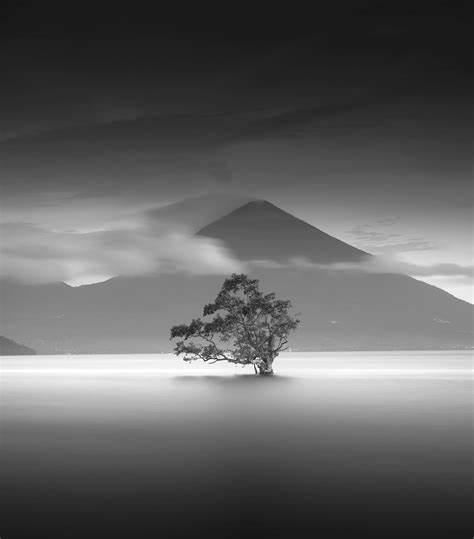
#> input picture src/images/input/noisy_image.jpg, 474 x 539 px; the run also reads 1 picture not shown here
$ python main.py
#> lines starting #> are read from the running program, lines starting #| are printed output that depends on the picture
### src/utils.py
import cv2
import numpy as np
import os

def load_image(image_path, grayscale=True):
    """
    Carrega uma imagem.
    Args:
        image_path (str): Caminho para a imagem.
        grayscale (bool): Se True, carrega a imagem em tons de cinza.
    Returns:
        np.array: A imagem carregada.
    """
    if not os.path.exists(image_path):
        raise FileNotFoundError(f"Imagem não encontrada: {image_path}")

    if grayscale:
        img = cv2.imread(image_path, cv2.IMREAD_GRAYSCALE)
    else:
        img = cv2.imread(image_path)
        img = cv2.cvtColor(img, cv2.COLOR_BGR2RGB) # OpenCV carrega BGR, converter para RGB

    if img is None:
        raise ValueError(f"Não foi possível carregar a imagem: {image_path}. Verifique o formato ou se o arquivo está corrompido.")

    # Normaliza para float entre 0 e 1, útil para algumas operações
    return img.astype(np.float32) / 255.0 if img.dtype == np.uint8 else img

def save_image(image, output_path):
    """
    Salva uma imagem. Assume que a imagem está em float [0,1] ou uint8 [0,255].
    Args:
        image (np.array): A imagem a ser salva.
        output_path (str): Caminho para salvar a imagem.
    """
    # Converte de volta para uint8 se for float
    if image.dtype == np.float32 or image.dtype == np.float64:
        image = (image * 255).astype(np.uint8)

    # Se a imagem for 3 canais mas não RGB (e.g., está em RGB), converte para BGR para OpenCV
    if len(image.shape) == 3 and image.shape[2] == 3:
        image = cv2.cvtColor(image, cv2.COLOR_RGB2BGR)

    cv2.imwrite(output_path, image)
    print(f"Imagem salva em: {output_path}")

def create_output_dir(path="images/output"):
    """Cria o diretório de saída se ele não existir."""
    os.makedirs(path, exist_ok=True)
    print(f"Diretório de saída criado ou já existe: {path}")

### src/morph_reconstruction.py
import numpy as np
# Importe 'footprint_rectangle' para substituir 'square' depreciado
from skimage.morphology import disk, erosion, dilation, reconstruction, footprint_rectangle
# Removido 'square' do import, pois será substituído

def remove_small_objects_reconstruction(image, marker_size=5): # Removido element_structuring dos parâmetros
    """
    Remove pequenos objetos de uma imagem em tons de cinza usando reconstrução morfológica.
    Baseado na abertura morfológica seguida de reconstrução.

    Args:
        image (np.array): Imagem de entrada em tons de cinza (float [0,1]).
        marker_size (int): Tamanho do elemento estruturante para a abertura (disco).
                           Um disco de tamanho 'marker_size' é usado para a abertura.

    Returns:
        np.array: Imagem resultante com pequenos objetos removidos.
    """
    # Para a reconstrução geodésica (method='dilation'), o 'selem' geralmente
    # não é um argumento direto da função reconstruction em versões mais recentes.
    # O elemento estruturante é implicitamente um elemento de conectividade (e.g., 4-conectividade).
    # Se você precisar de um elemento estruturante específico para a erosão/dilatação
    # que antecede a reconstrução, aplique-o nas etapas 'erosion' e 'dilation' separadamente.

    # 1. Aplica uma erosão na imagem original para criar o marcador
    # O elemento estruturante para a erosão inicial deve ser grande o suficiente para remover ruído
    se_open = disk(marker_size) # Elemento estruturante para a erosão inicial
    eroded_image = erosion(image, se_open)

    # Em seguida, reconstruímos a partir da imagem erodida (marcador)
    # usando a imagem original como máscara.
    # Removido o argumento 'selem' de reconstruction()
    reconstructed_image = reconstruction(eroded_image, image, method='dilation')

    return reconstructed_image

def fill_holes_reconstruction(image): # Removido element_structuring dos parâmetros
    """
    Preenche buracos em objetos de uma imagem em tons de cinza usando reconstrução morfológica.
    Adaptado para imagens em níveis de cinza onde "buracos" são regiões de menor intensidade.

    Args:
        image (np.array): Imagem de entrada em tons de cinza (float [0,1]).

    Returns:
        np.array: Imagem resultante com buracos preenchidos.
    """
    # O elemento estruturante para a dilatação geodésica interna à reconstrução
    # é tipicamente um elemento de conectividade padrão, não precisa ser explicitado.
    # Substituído square(3) por footprint_rectangle(3, 3) conforme o FutureWarning.
    # No entanto, para a função reconstruction, esse selem não é um argumento direto.
    # A linha abaixo é apenas para fins de referência se um selem fosse necessário para outras operações.
    # se_fill = footprint_rectangle(3, 3)

    # Imagem complemento (inverte a imagem para que buracos se tornem "picos")
    max_val = np.max(image)
    image_complement = max_val - image

    # Crie o marcador: zero em todos os lugares, exceto nas bordas.
    # Os pixels de fronteira da imagem complementar são os "marcadores"
    # a partir dos quais a reconstrução irá preencher as "cavidades" (buracos).
    marker = np.zeros_like(image_complement)
    marker[0, :] = image_complement[0, :]
    marker[-1, :] = image_complement[-1, :]
    marker[:, 0] = image_complement[:, 0]
    marker[:, -1] = image_complement[:, -1]

    # Reconstrução por dilatação da imagem complementar
    # O marcador é o ponto de partida, a imagem complementar é a máscara.
    # Removido o argumento 'selem' de reconstruction()
    reconstructed_complement = reconstruction(marker, image_complement, method='dilation')

    # Inverte de volta para obter a imagem original com os buracos preenchidos
    filled_image = max_val - reconstructed_complement

    return filled_image

### src/main.py
import os
import matplotlib.pyplot as plt
from utils import load_image, save_image, create_output_dir
from morph_reconstruction import remove_small_objects_reconstruction, fill_holes_reconstruction

def plot_images(original, processed, title_original, title_processed, output_filename=None):
    """
    Plota as imagens original e processada lado a lado.
    Args:
        original (np.array): Imagem original.
        processed (np.array): Imagem processada.
        title_original (str): Título para a imagem original.
        title_processed (str): Título para a imagem processada.
        output_filename (str): Nome do arquivo para salvar o gráfico.
    """
    plt.figure(figsize=(12, 6))

    plt.subplot(1, 2, 1)
    plt.imshow(original, cmap='gray')
    plt.title(title_original)
    plt.axis('off')

    plt.subplot(1, 2, 2)
    plt.imshow(processed, cmap='gray')
    plt.title(title_processed)
    plt.axis('off')

    plt.tight_layout()
    if output_filename:
        output_path = os.path.join("images/output", output_filename)
        plt.savefig(output_path)
        print(f"Gráfico salvo em: {output_path}")
    plt.show()

def main():
    create_output_dir()

    # --- Exemplo 1: Eliminação de Pequenos Objetos Indesejados (Remoção de Ruído) ---
    print("\n--- Executando Exemplo 1: Remoção de Pequenos Objetos ---")
    input_noisy_image_path = "images/input/noisy_image.jpg" # Certifique-se de ter esta imagem
    output_denoised_image_path = "images/output/denoised_image.jpg"
    output_denoised_plot_path = "denoised_image_plot.jpg"

    try:
        noisy_image = load_image(input_noisy_image_path)
#> in load_image, img is the input picture: shape (539, 474); min 14, max 255, mean 97.2
        print(f"Imagem '{input_noisy_image_path}' carregada.")

        # O marker_size para a abertura deve ser maior que o tamanho dos objetos a serem removidos
        # e menor que o tamanho dos objetos a serem preservados.
        # Experimente com diferentes valores para 'marker_size'.
        denoised_image = remove_small_objects_reconstruction(noisy_image, marker_size=10)
#> in remove_small_objects_reconstruction, `eroded_image = erosion(image, se_open)`:
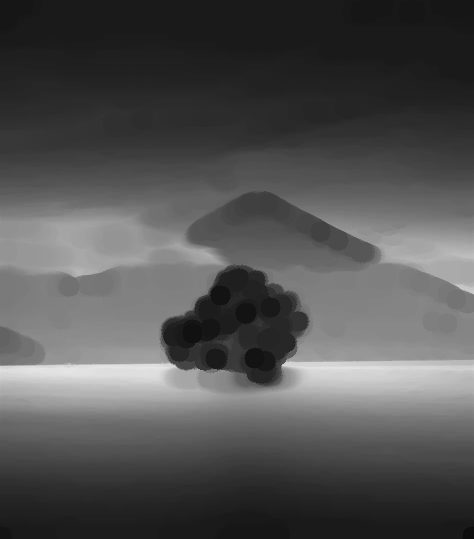
#> eroded_image: shape (539, 474) float32; min 0.0549, max 0.906, mean 0.322

        save_image(denoised_image, output_denoised_image_path)
        plot_images(noisy_image, denoised_image,
                    "Imagem Original com Ruído",
                    "Pequenos Objetos Removidos (Reconstrução Morfológica)",
                    output_denoised_plot_path)
#> in plot_images, `plt.savefig(output_path)`:
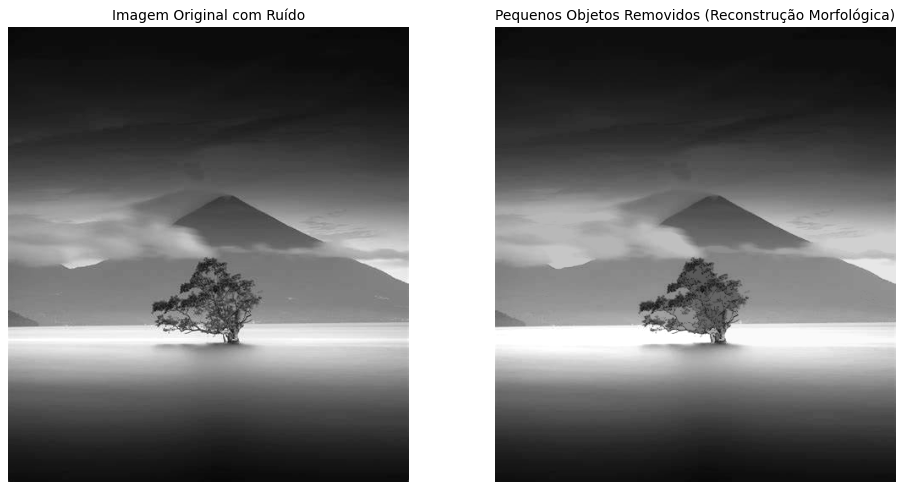
#> figure drawn by matplotlib, 2 panels
        print("Exemplo 1 concluído.")

    except FileNotFoundError as e:
        print(f"Erro: {e}. Por favor, crie uma imagem '{os.path.basename(input_noisy_image_path)}' na pasta 'images/input/' para este exemplo.")
    except Exception as e:
        print(f"Ocorreu um erro no Exemplo 1: {e}")

    # --- Exemplo 2: Preenchimento de Buracos em Objetos ---
    print("\n--- Executando Exemplo 2: Preenchimento de Buracos ---")
    input_holes_image_path = "images/input/image_with_holes.jpg" # Certifique-se de ter esta imagem
    output_filled_holes_path = "images/output/filled_holes_image.jpg"
    output_filled_holes_plot_path = "filled_holes_image_plot.jpg"

    try:
        image_with_holes = load_image(input_holes_image_path)
        print(f"Imagem '{input_holes_image_path}' carregada.")

        filled_holes_image = fill_holes_reconstruction(image_with_holes)
#> in fill_holes_reconstruction, `max_val = np.max(image)`: max_val = 1
#> in fill_holes_reconstruction, `image_complement = max_val - image`:
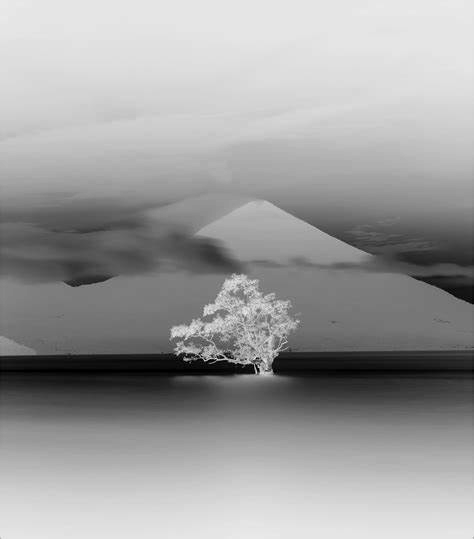
#> image_complement: shape (539, 474) float32; min 0, max 0.945, mean 0.619
#> in fill_holes_reconstruction, `marker[0, :] = image_complement[0, :]`:
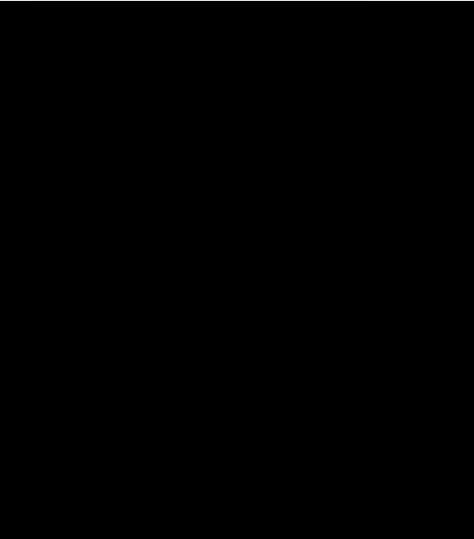
#> marker: shape (539, 474) float32; min 0, max 0.914, mean 0.00167
#> in fill_holes_reconstruction, `marker[:, -1] = image_complement[:, -1]`:
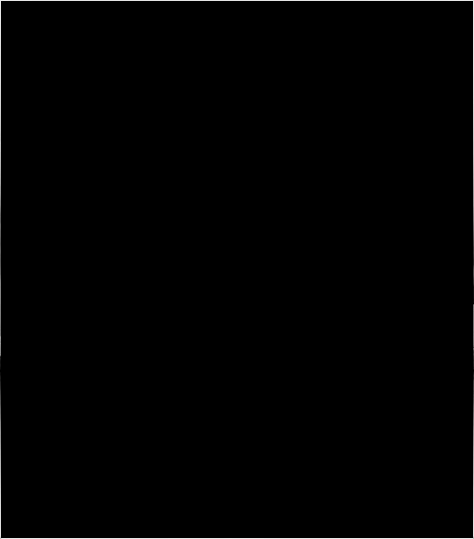
#> marker: shape (539, 474) float32; min 0, max 0.914, mean 0.00586
#> in fill_holes_reconstruction, `reconstructed_complement = reconstruction(marker, image_complement, me..`:
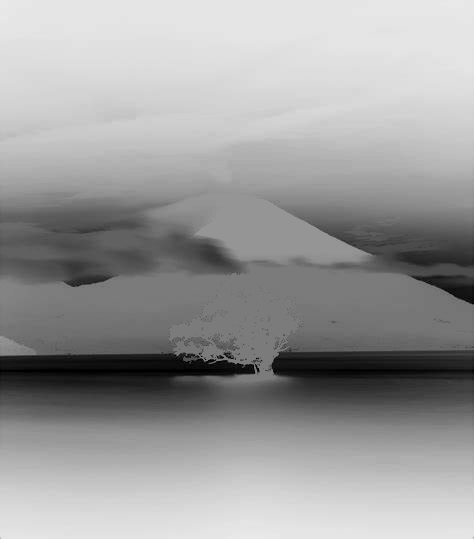
#> reconstructed_complement: shape (539, 474) float32; min 0, max 0.914, mean 0.613
#> in fill_holes_reconstruction, `filled_image = max_val - reconstructed_complement`:
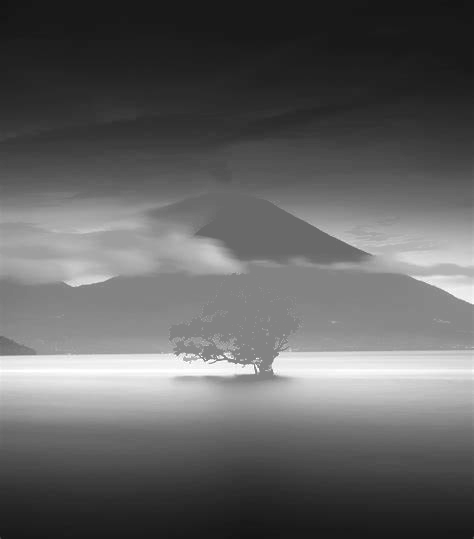
#> filled_image: shape (539, 474) float32; min 0.0863, max 1, mean 0.387

        save_image(filled_holes_image, output_filled_holes_path)
        plot_images(image_with_holes, filled_holes_image,
                    "Imagem Original com Buracos",
                    "Buracos Preenchidos (Reconstrução Morfológica)",
                    output_filled_holes_plot_path)
        print("Exemplo 2 concluído.")

    except FileNotFoundError as e:
        print(f"Erro: {e}. Por favor, crie uma imagem '{os.path.basename(input_holes_image_path)}' na pasta 'images/input/' para este exemplo.")
    except Exception as e:
        print(f"Ocorreu um erro no Exemplo 2: {e}")

if __name__ == "__main__":
    main()
